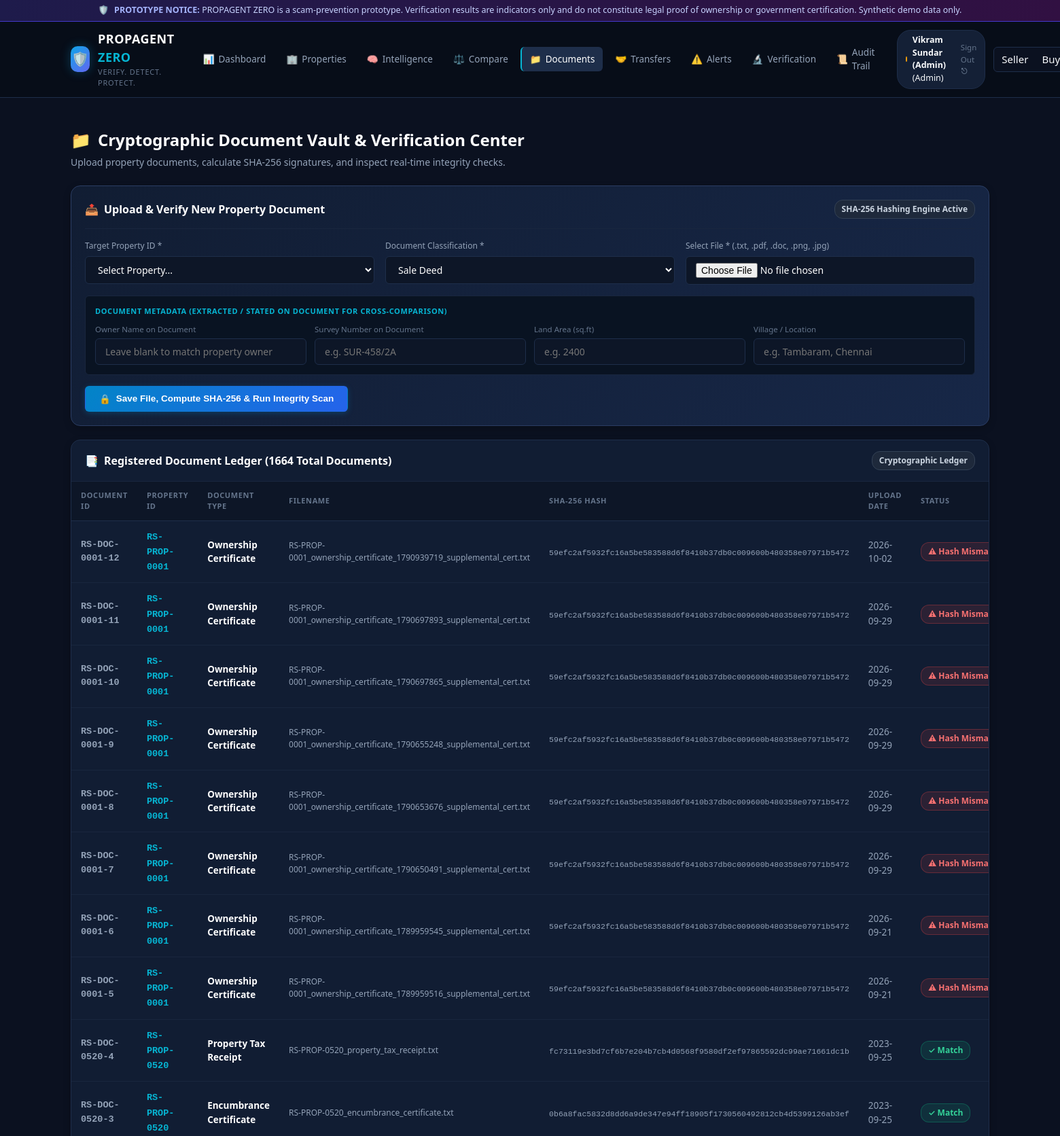
Screenshot of /documents (signed in, upper part) with the database file from the repository.
### tables this page shows
CREATE TABLE documents (
        id INTEGER PRIMARY KEY AUTOINCREMENT,
        document_id TEXT UNIQUE NOT NULL,
        property_id TEXT NOT NULL,
        document_type TEXT NOT NULL,
        filename TEXT NOT NULL,
        sha256_hash TEXT NOT NULL,
        upload_date TEXT NOT NULL,
        verification_status TEXT NOT NULL DEFAULT 'Pending',
        FOREIGN KEY (property_id) REFERENCES properties (property_id) ON DELETE CASCADE
    );

### app.py (the view)
@app.route('/documents')
@login_required
def documents():
    conn = get_db_connection()
    cursor = conn.cursor()
    cursor.execute("""
        SELECT d.*, p.owner_name
        FROM documents d
        JOIN properties p ON d.property_id = p.property_id
        ORDER BY d.id DESC LIMIT 100
    """)
    docs = [dict(r) for r in cursor.fetchall()]
    cursor.execute("SELECT property_id, owner_name, village FROM properties ORDER BY property_id ASC")
    props = [dict(r) for r in cursor.fetchall()]
    cursor.execute("SELECT COUNT(*) as cnt FROM documents")
    total_docs = cursor.fetchone()['cnt']
    conn.close()
    return render_template('documents.html', documents=docs, properties=props, total_docs=total_docs)

### app.py (called while the page is built)
def get_csrf_token():
    if '_csrf_token' not in session:
        session['_csrf_token'] = secrets.token_hex(32)
    return session['_csrf_token']

@app.context_processor
def inject_template_globals():
    return {
        'csrf_token': get_csrf_token,
        'demo_mode': DEMO_MODE,
        'current_user_id': session.get('user_id'),
        'current_user_name': session.get('user_name'),
        'current_user_role': session.get('user_role')
    }

@app.before_request
def security_and_csrf_protect():
    if request.path.startswith('/api/'):
        if 'user_id' in session:
            return
        key = request.headers.get('X-API-Key') or request.args.get('api_key')
        if key and secrets.compare_digest(key, API_KEY):
            return
        return jsonify({
            'error': 'Unauthorized',
            'message': 'API access requires an active session or valid X-API-Key.'
        }), 401
    if request.method in ('POST', 'PUT', 'DELETE', 'PATCH'):
        token = request.form.get('csrf_token') or request.headers.get('X-CSRFToken')
        session_token = session.get('_csrf_token')
        if not session_token or not token or not secrets.compare_digest(token, session_token):
            return render_template('400.html', error_message="CSRF validation failed: Missing or invalid CSRF token."), 400

def login_required(f):
    @wraps(f)
    def decorated_function(*args, **kwargs):
        if 'user_id' not in session:
            flash("Please sign in to access this resource.", "warning")
            return redirect(url_for('login', next=request.url))
        return f(*args, **kwargs)
    return decorated_function

### models/database.py (called while the page is built)
def get_db_connection():
    os.makedirs(os.path.dirname(DB_PATH), exist_ok=True)
    conn = sqlite3.connect(DB_PATH)
    conn.row_factory = sqlite3.Row
    conn.execute("PRAGMA foreign_keys = ON")
    return conn

### templates/documents.html (shortened to what this page needs)
{% extends "base.html" %}
{% block content %}
<div class="page-header">
  <div class="page-title">
    <h2><span>📁</span> Cryptographic Document Vault & Verification Center</h2>
    <p>Upload property documents, calculate SHA-256 signatures, and inspect real-time integrity checks.</p>
  </div>
</div>
<div class="card" style="background: linear-gradient(135deg, #111d33 0%, #172747 100%); border-color: #2b3d63;">
  <div class="card-header">
    <h3><span>📤</span> Upload & Verify New Property Document</h3>
    <span class="badge badge-neutral">SHA-256 Hashing Engine Active</span>
  </div>
  <form method="POST" action="{{ url_for('upload_document_global') }}" enctype="multipart/form-data">
    <div style="display: grid; grid-template-columns: repeat(auto-fit, minmax(220px, 1fr)); gap: 16px; margin-bottom: 16px;">
      <div>
        <label style="font-size: 12px; color: var(--text-secondary); display: block; margin-bottom: 6px; font-weight: 500;">
          Target Property ID *
        </label>
        <select name="property_id" class="form-control" required>
          <option value="">Select Property...</option>
        </select>
      </div>
      <div>
        <label style="font-size: 12px; color: var(--text-secondary); display: block; margin-bottom: 6px; font-weight: 500;">
          Document Classification *
        </label>
        <select name="document_type" class="form-control" required>
          <option value="Sale Deed">Sale Deed</option>
        </select>
      </div>
      <div>
        <label style="font-size: 12px; color: var(--text-secondary); display: block; margin-bottom: 6px; font-weight: 500;">
          Select File * (.txt, .pdf, .doc, .png, .jpg)
        </label>
        <input type="file" name="file" class="form-control" required>
      </div>
    </div>
    <div style="background: #091322; border: 1px solid var(--border-subtle); border-radius: var(--radius-sm); padding: 14px; margin-bottom: 16px;">
      <div style="font-size: 11px; text-transform: uppercase; color: var(--accent-cyan); font-weight: 700; letter-spacing: 0.6px; margin-bottom: 10px;">
        Document Metadata (Extracted / Stated on Document for Cross-Comparison)
      </div>
      <div style="display: grid; grid-template-columns: repeat(auto-fit, minmax(200px, 1fr)); gap: 12px;">
        <div>
          <label style="font-size: 11.5px; color: var(--text-muted); display: block; margin-bottom: 4px;">Owner Name on Document</label>
          <input type="text" name="doc_owner" class="form-control" placeholder="Leave blank to match property owner">
        </div>
        <div>
          <label style="font-size: 11.5px; color: var(--text-muted); display: block; margin-bottom: 4px;">Survey Number on Document</label>
          <input type="text" name="doc_survey" class="form-control" placeholder="e.g. SUR-458/2A">
        </div>
        <div>
          <label style="font-size: 11.5px; color: var(--text-muted); display: block; margin-bottom: 4px;">Land Area (sq.ft)</label>
          <input type="number" step="any" name="doc_area" class="form-control" placeholder="e.g. 2400">
        </div>
        <div>
          <label style="font-size: 11.5px; color: var(--text-muted); display: block; margin-bottom: 4px;">Village / Location</label>
          <input type="text" name="doc_location" class="form-control" placeholder="e.g. Tambaram, Chennai">
        </div>
      </div>
    </div>
    <button type="submit" class="btn btn-primary" style="padding: 10px 20px;">
      <span>🔒</span> Save File, Compute SHA-256 & Run Integrity Scan
    </button>
  </form>
</div>
<div class="card" style="padding: 0; overflow: hidden;">
  <div class="card-header" style="padding: 16px 20px; margin: 0;">
    <h3><span>📑</span> Registered Document Ledger ({{ total_docs }} Total Documents)</h3>
    <span class="badge badge-neutral">Cryptographic Ledger</span>
  </div>
  <div class="table-responsive">
    <table class="data-table">
      <thead>
        <tr>
          <th>Document ID</th>
          <th>Property ID</th>
          <th>Document Type</th>
          <th>Filename</th>
          <th>SHA-256 Hash</th>
          <th>Upload Date</th>
          <th>Status</th>
        </tr>
      </thead>
      <tbody>
        {% for doc in documents %}
          <tr>
            <td class="mono-id">{{ doc.document_id }}</td>
            <td>
              <a href="{{ url_for('property_passport', property_id=doc.property_id) }}" class="mono-id" style="text-decoration: none;">
                {{ doc.property_id }}
              </a>
            </td>
            <td><strong>{{ doc.document_type }}</strong></td>
            <td style="font-size: 12px; color: var(--text-secondary);">{{ doc.filename }}</td>
            <td>
              <span class="mono-hash" title="{{ doc.sha256_hash }}">{{ doc.sha256_hash }}</span>
            </td>
            <td>{{ doc.upload_date }}</td>
            <td>
              {% if doc.verification_status == 'Verified' %}
                <span class="badge badge-verified">✓ Match</span>
              {% elif doc.verification_status == 'Hash Mismatch' %}
                <span class="badge badge-high-risk">⚠ Hash Mismatch</span>
              {% else %}
                <span class="badge badge-review-required">⚠ Review Req.</span>
              {% endif %}
            </td>
          </tr>
        {% else %}
          <tr>
            <td colspan="8" style="text-align: center; padding: 32px; color: var(--text-muted);">
              No documents currently recorded in vault.
            </td>
          </tr>
        {% endfor %}
      </tbody>
    </table>
  </div>
</div>
{% endblock %}

### static/style.css (style rules this page uses)
:root { --bg-main: #0b1120; --bg-card: #111d33; --bg-card-hover: #162442; --bg-sidebar: #070d18; --border-color: #1e2e4a; --border-subtle: #19263e; --text-primary: #f8fafc; --text-secondary: #94a3b8; --text-muted: #64748b; --accent-cyan: #06b6d4; --accent-blue: #3b82f6; --accent-indigo: #6366f1; --status-green: #10b981; --status-green-bg: rgba(16, 185, 129, 0.12); --status-green-border: rgba(16, 185, 129, 0.3); --status-amber: #f59e0b; --status-amber-bg: rgba(245, 158, 11, 0.12); --status-amber-border: rgba(245, 158, 11, 0.3); --status-red: #ef4444; --status-red-bg: rgba(239, 68, 68, 0.12); --status-red-border: rgba(239, 68, 68, 0.3); --font-sans: system-ui, -apple-system, BlinkMacSystemFont, "Segoe UI", Roboto, "Helvetica Neue", Arial, sans-serif; --font-mono: ui-monospace, SFMono-Regular, Menlo, Monaco, Consolas, "Liberation Mono", "Courier New", monospace; --radius-sm: 6px; --radius-md: 10px; --radius-lg: 14px; }
* { box-sizing: border-box; margin: 0; padding: 0; }
body { background-color: var(--bg-main); color: var(--text-primary); font-family: var(--font-sans); line-height: 1.5; font-size: 15px; min-height: 100vh; display: flex; flex-direction: column; }
.page-header { display: flex; align-items: center; justify-content: space-between; margin-bottom: 24px; flex-wrap: wrap; gap: 16px; }
.page-title h2 { font-size: 24px; font-weight: 700; color: #fff; display: flex; align-items: center; gap: 10px; }
.page-title p { color: var(--text-secondary); font-size: 14px; margin-top: 4px; }
.card { background-color: var(--bg-card); border: 1px solid var(--border-color); border-radius: var(--radius-lg); padding: 20px; margin-bottom: 20px; box-shadow: 0 4px 12px rgba(0, 0, 0, 0.2); }
.card-header { display: flex; align-items: center; justify-content: space-between; border-bottom: 1px solid var(--border-subtle); padding-bottom: 14px; margin-bottom: 16px; }
.card-header h3 { font-size: 16px; font-weight: 600; color: #fff; display: flex; align-items: center; gap: 8px; }
.badge { display: inline-flex; align-items: center; gap: 5px; font-size: 12px; font-weight: 600; padding: 4px 10px; border-radius: 12px; white-space: nowrap; }
.badge-low-risk, .badge-verified { background: var(--status-green-bg); border: 1px solid var(--status-green-border); color: #34d399; }
.badge-high-risk, .badge-mismatch, .badge-rejected { background: var(--status-red-bg); border: 1px solid var(--status-red-border); color: #f87171; }
.badge-neutral { background: #1e293b; border: 1px solid #334155; color: #cbd5e1; }
.table-responsive { width: 100%; overflow-x: auto; }
table.data-table { width: 100%; border-collapse: collapse; font-size: 13.5px; text-align: left; }
table.data-table th { background-color: #0d1627; color: var(--text-muted); font-weight: 600; text-transform: uppercase; font-size: 11px; letter-spacing: 0.6px; padding: 12px 14px; border-bottom: 1px solid var(--border-color); }
table.data-table td { padding: 12px 14px; border-bottom: 1px solid var(--border-subtle); color: var(--text-secondary); }
table.data-table td strong { color: #fff; }
.mono-id { font-family: var(--font-mono); font-weight: 600; color: var(--accent-cyan); }
.mono-hash { font-family: var(--font-mono); font-size: 11.5px; color: #94a3b8; max-width: 180px; overflow: hidden; text-overflow: ellipsis; white-space: nowrap; }
.btn { display: inline-flex; align-items: center; justify-content: center; gap: 8px; padding: 8px 16px; font-size: 13.5px; font-weight: 600; border-radius: var(--radius-sm); text-decoration: none; border: 1px solid transparent; cursor: pointer; transition: all 0.15s ease; }
.btn-primary { background: linear-gradient(135deg, #0284c7, #2563eb); color: #fff; box-shadow: 0 2px 8px rgba(2, 132, 199, 0.3); }
input.form-control, select.form-control, textarea.form-control { width: 100%; background: #0d1627; border: 1px solid var(--border-color); color: #fff; padding: 9px 14px; border-radius: var(--radius-sm); font-size: 14px; outline: none; font-family: inherit; }

### rows the page displays
documents: document_id "RS-DOC-0001-12", property_id "RS-PROP-0001", document_type "Ownership Certificate", filename "RS-PROP-0001_ownership_certificate_1790939719_supplemental_cert.txt", sha256_hash "59efc2af5932fc16a5be583588d6f8410b37db0c009600b480358e07971b5472", upload_date "2026-10-02", verification_status "⚠ Hash…"
documents: document_id "RS-DOC-0001-11", property_id "RS-PROP-0001", document_type "Ownership Certificate", filename "RS-PROP-0001_ownership_certificate_1790697893_supplemental_cert.txt", sha256_hash "59efc2af5932fc16a5be583588d6f8410b37db0c009600b480358e07971b5472", upload_date "2026-09-29", verification_status "⚠ Hash…"
documents: document_id "RS-DOC-0001-10", property_id "RS-PROP-0001", document_type "Ownership Certificate", filename "RS-PROP-0001_ownership_certificate_1790697865_supplemental_cert.txt", sha256_hash "59efc2af5932fc16a5be583588d6f8410b37db0c009600b480358e07971b5472", upload_date "2026-09-29", verification_status "⚠ Hash…"
documents: document_id "RS-DOC-0001-9", property_id "RS-PROP-0001", document_type "Ownership Certificate", filename "RS-PROP-0001_ownership_certificate_1790655248_supplemental_cert.txt", sha256_hash "59efc2af5932fc16a5be583588d6f8410b37db0c009600b480358e07971b5472", upload_date "2026-09-29", verification_status "⚠ Hash…"
documents: document_id "RS-DOC-0001-8", property_id "RS-PROP-0001", document_type "Ownership Certificate", filename "RS-PROP-0001_ownership_certificate_1790653676_supplemental_cert.txt", sha256_hash "59efc2af5932fc16a5be583588d6f8410b37db0c009600b480358e07971b5472", upload_date "2026-09-29", verification_status "⚠ Hash…"
documents: document_id "RS-DOC-0001-7", property_id "RS-PROP-0001", document_type "Ownership Certificate", filename "RS-PROP-0001_ownership_certificate_1790650491_supplemental_cert.txt", sha256_hash "59efc2af5932fc16a5be583588d6f8410b37db0c009600b480358e07971b5472", upload_date "2026-09-29", verification_status "⚠ Hash…"
documents: document_id "RS-DOC-0001-6", property_id "RS-PROP-0001", document_type "Ownership Certificate", filename "RS-PROP-0001_ownership_certificate_1789959545_supplemental_cert.txt", sha256_hash "59efc2af5932fc16a5be583588d6f8410b37db0c009600b480358e07971b5472", upload_date "2026-09-21", verification_status "⚠ Hash…"
documents: document_id "RS-DOC-0001-5", property_id "RS-PROP-0001", document_type "Ownership Certificate", filename "RS-PROP-0001_ownership_certificate_1789959516_supplemental_cert.txt", sha256_hash "59efc2af5932fc16a5be583588d6f8410b37db0c009600b480358e07971b5472", upload_date "2026-09-21", verification_status "⚠ Hash…"
documents: document_id "RS-DOC-0520-4", property_id "RS-PROP-0520", document_type "Property Tax Receipt", filename "RS-PROP-0520_property_tax_receipt.txt", sha256_hash "fc73119e3bd7cf6b7e204b7cb4d0568f9580df2ef97865592dc99ae71661dc1b", upload_date "2023-09-25", verification_status "✓ Match"
documents: document_id "RS-DOC-0520-3", property_id "RS-PROP-0520", document_type "Encumbrance Certificate", filename "RS-PROP-0520_encumbrance_certificate.txt", sha256_hash "0b6a8fac5832d8dd6a9de347e94ff18905f1730560492812cb4d5399126ab3ef", upload_date "2023-09-25", verification_status "✓ Match"

### other values shown
{{ session.get('user_name', 'Demo User') }} "Vikram Sundar (Admin)"
{{ session.get('user_role', 'user')|capitalize }} "Admin"
{{ total_docs }} "1664"
